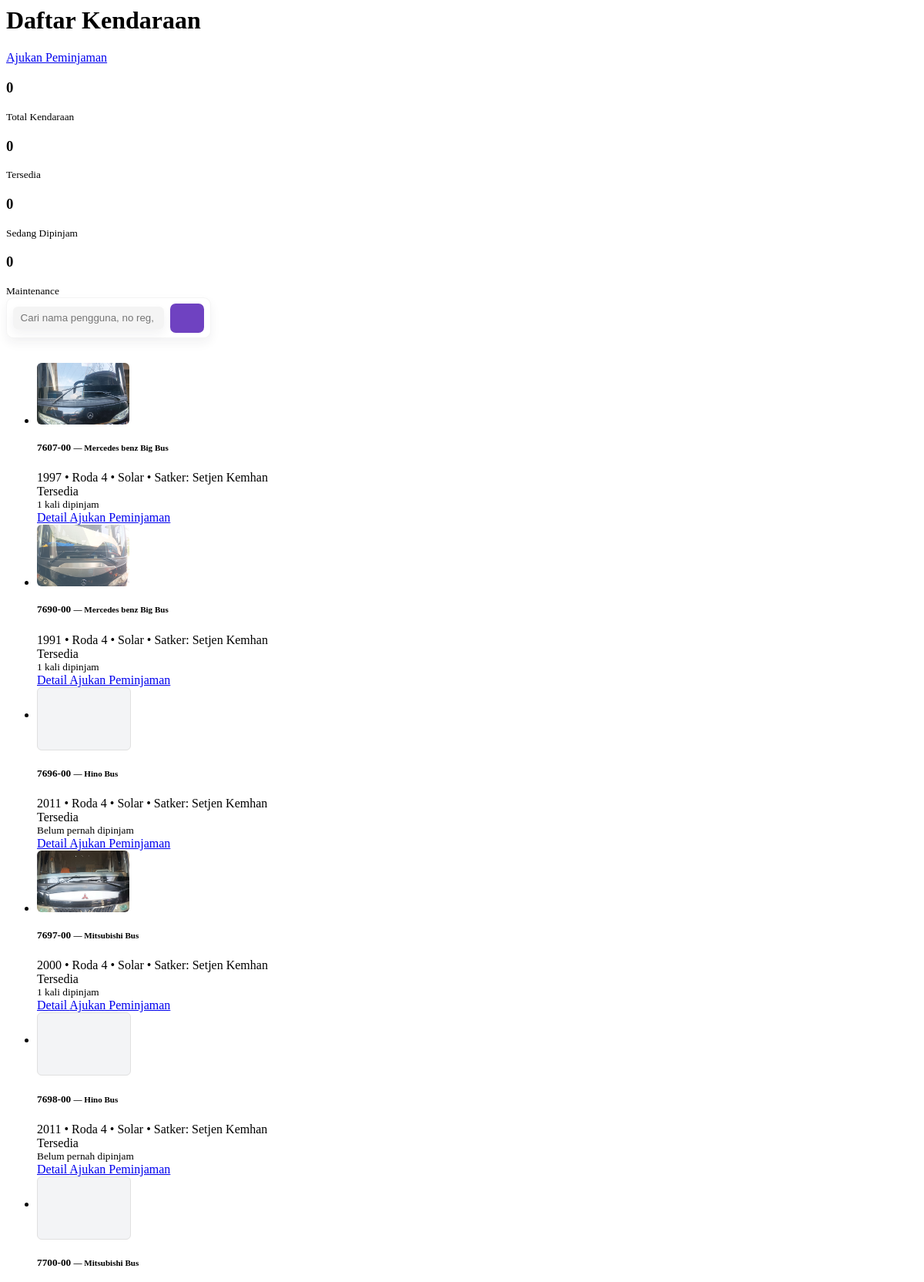
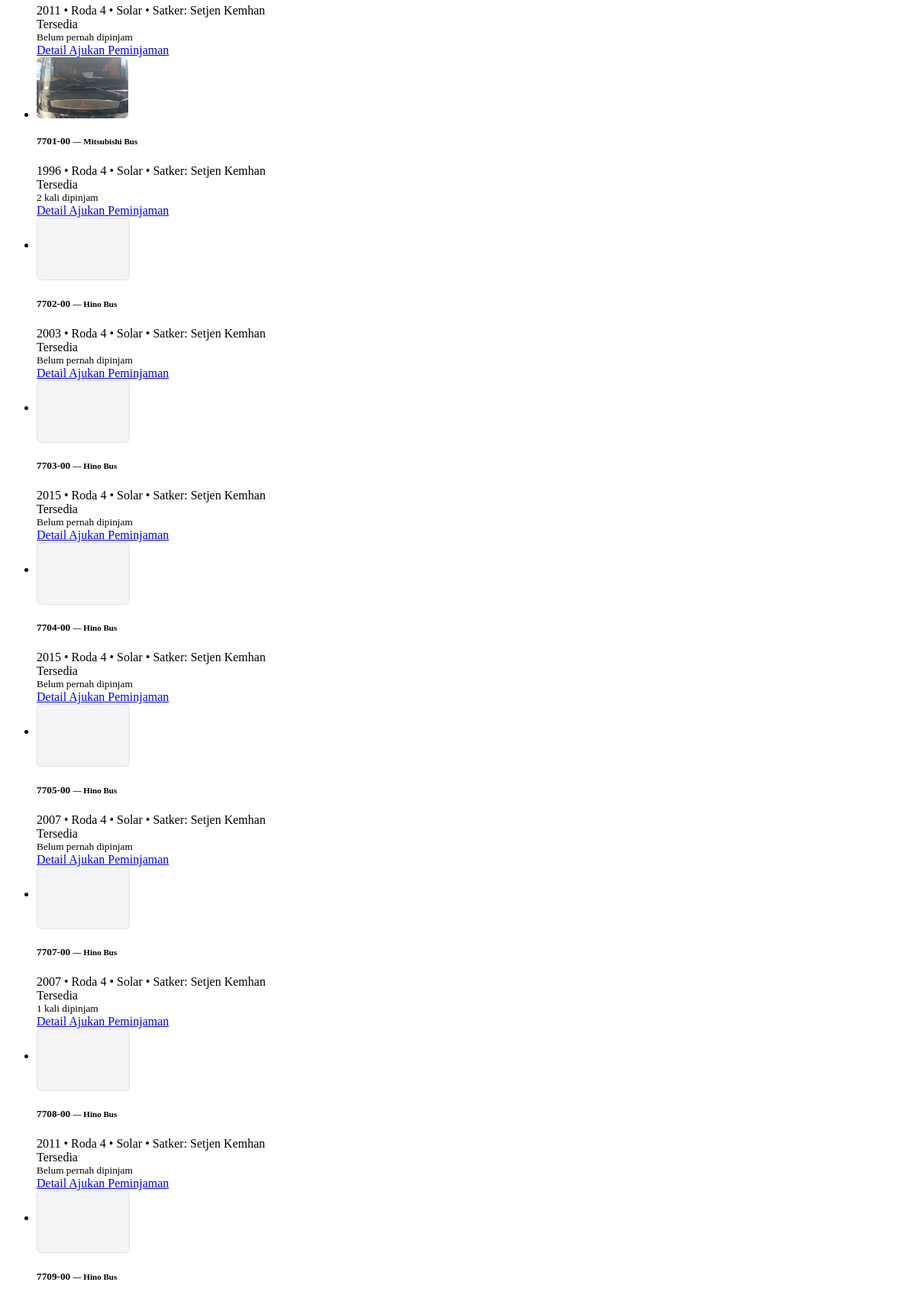
Page /pages/list_kendaraan.php (signed in, upper part) on the committed database (2 pictures, top to bottom).
### tables this page shows
CREATE TABLE `kendaraan` (
  `id` int(11) NOT NULL,
  `no_polisi` varchar(20) NOT NULL,
  `no_rangka` varchar(50) NOT NULL,
  `no_mesin` varchar(50) NOT NULL,
  `penanggung_jawab` enum('Baur Spri Kapus','Baurku','Baurtarlat','Bidduk TI','Caraka','Kabidduk TI','Kabidinfomin','Kabidinfoops','Kabidpamsisfo','Kapusinfolahta TNI','Kasubbid Jarkomta & Duknis','Kasubbid Pam Aplikasi','Kasubbid Pam jarkomta','Kasubbid SDM TI','Kasubbid Sisfogarku','Kasubbid Sisfointel','Kasubbid Sisfoopslat','Kasubbid Sisfopers','Kasubbid Sisfoter','Kataud','Kaurdal','Kaurpers','Kaurtu','Tamudi Kapus','Wakapusinfolahta TNI') NOT NULL,
  `locator` varchar(255) DEFAULT NULL,
  `pengguna_id` int(11) DEFAULT NULL,
  `merk` varchar(50) NOT NULL,
  `tipe` varchar(50) DEFAULT NULL,
  `tahun_pembuatan` year(4) DEFAULT NULL,
  `warna` varchar(30) DEFAULT NULL,
  `jenis` enum('Roda 2','Roda 4','Truk','Bus','Lainnya') DEFAULT 'Roda 4',
  `bahan_bakar` enum('Pertalite','Pertamax','Solar','Listrik','Hybrid') NOT NULL DEFAULT 'Pertalite',
  `no_reg` varchar(30) DEFAULT NULL,
  `no_stnk` varchar(30) DEFAULT NULL,
  `no_bpkb` varchar(30) DEFAULT NULL,
  `tanggal_berlaku_stnk` date DEFAULT NULL,
  `pemilik_stnk` varchar(100) DEFAULT NULL,
  `status_kepemilikan` enum('Satker','Pinjam Pakai') DEFAULT 'Satker',
  `satker` varchar(50) NOT NULL,
  `kode_barang` varchar(50) DEFAULT NULL,
  `kondisi` enum('Baik','Rusak Ringan','Rusak Berat') DEFAULT 'Baik',
  `status_kendaraan` enum('Operasional','Perbaikan','Rusak','Tidak Aktif') DEFAULT 'Operasional',
  `status_peminjaman` enum('Tersedia','Dipinjam','Maintenance','Rusak') DEFAULT 'Tersedia',
  `tanggal_servis_terakhir` date DEFAULT NULL,
  `last_service_km` int(11) DEFAULT NULL,
  `odometer` int(11) DEFAULT 0,
  `foto` varchar(255) DEFAULT NULL,
  `catatan` text DEFAULT NULL,
  `created_at` timestamp NOT NULL DEFAULT current_timestamp(),
  `updated_at` timestamp NOT NULL DEFAULT current_timestamp() ON UPDATE current_timestamp()
);

### includes/auth.php (called while the page is built, shortened)
<?php
if (!function_exists('db_table_exists')) {
    function db_table_exists($name) {
        global $mysqli;
        $name = $mysqli->real_escape_string($name);
        $res = $mysqli->query("SHOW TABLES LIKE '{$name}'");
        return $res && $res->num_rows > 0;
    }
}
if (!function_exists('get_vehicle_photo_web_path')) {
    function get_vehicle_photo_web_path($vehicleId) {
        $vehicleId = (int)$vehicleId;
        $baseDir = __DIR__ . '/../uploads/vehicles';
        $candidates = [
            $baseDir . '/' . $vehicleId . '.jpg',
            $baseDir . '/' . $vehicleId . '.jpeg',
            $baseDir . '/' . $vehicleId . '.png',
            $baseDir . '/' . $vehicleId . '.webp',
        ];
        foreach ($candidates as $fsPath) {
            if (file_exists($fsPath)) {
                return 'uploads/vehicles/' . basename($fsPath);
            }
        }
        return null;
    }
}
?>

### pages/list_kendaraan.php (the view, shortened to what this page needs)
<?php
require_once __DIR__ . '/../includes/auth.php';
$keyword = trim($_GET['q'] ?? '');
$limit = 20;
$page = max(1, (int)($_GET['p'] ?? 1));
$offset = ($page - 1) * $limit;
$where_conditions = [];
$params = [];
$param_types = '';
$cols_info = $mysqli->query("SHOW COLUMNS FROM kendaraan")->fetch_all(MYSQLI_ASSOC);
$cols_names = array_column($cols_info, 'Field');
$availability_col = null;
if (in_array('status', $cols_names)) {
    $availability_col = 'status';
} elseif (in_array('status_peminjaman', $cols_names)) {
    $availability_col = 'status_peminjaman';
} elseif (in_array('status_kendaraan', $cols_names)) {
    $availability_col = 'status_kendaraan';
}
$join_pengguna = '';
if (in_array('pengguna_id', $cols_names) && function_exists('db_table_exists') && db_table_exists('pengguna')) {
    $join_pengguna = " LEFT JOIN pengguna pg ON k.pengguna_id = pg.id";
}
$where_sql = !empty($where_conditions) ? ('WHERE ' . implode(' AND ', $where_conditions)) : '';
$order_col = in_array('no_reg', $cols_names) ? 'k.no_reg' : 'k.no_polisi';
if ($availability_col) {
    $sql = "
    SELECT k.*,
           CASE WHEN k.$availability_col = 'Tersedia' THEN 1 ELSE 0 END as available,
           COUNT(p.id) as total_peminjaman,
           AVG(CASE WHEN (LOWER(p.status) IN ('completed','selesai')) AND p.km_akhir IS NOT NULL AND p.km_awal IS NOT NULL THEN (p.km_akhir - p.km_awal) ELSE NULL END) as avg_km
    FROM kendaraan k
    {$join_pengguna}
    LEFT JOIN peminjaman_kendaraan p ON k.id = p.kendaraan_id
    $where_sql
    GROUP BY k.id
    ORDER BY available DESC, {$order_col}
    LIMIT ? OFFSET ?
    ";
}
$stmt = $mysqli->prepare($sql);
if ($params) {
    $param_types .= 'ii';
    $params[] = $limit;
    $params[] = $offset;
    $stmt->bind_param($param_types, ...$params);
} else {
    $stmt->bind_param('ii', $limit, $offset);
}
$stmt->execute();
$vehicles = $stmt->get_result()->fetch_all(MYSQLI_ASSOC);
function getAvailabilityStatus($vehicle) {
    return ['status' => 'Tersedia', 'class' => 'status-success', 'can_request' => true];
}
?>
<div class="page-header">
    <h1><i class="fas fa-car"></i> Daftar Kendaraan</h1>
    <div class="action-buttons">
        <a href="index.php?page=form_peminjaman" class="btn btn-primary btn-md"><i class="fas fa-plus icon-input"></i> Ajukan Peminjaman
        </a>
    </div>
</div>
<?php
$stats = $mysqli->query("
SELECT
COUNT(*) as total,
SUM(CASE WHEN status_peminjaman = 'Tersedia' THEN 1 ELSE 0 END) as tersedia,
SUM(CASE WHEN status_peminjaman = 'Dipinjam' THEN 1 ELSE 0 END) as dipinjam,
SUM(CASE WHEN status_peminjaman = 'Maintenance' THEN 1 ELSE 0 END) as maintenance,
SUM(CASE WHEN status_peminjaman = 'Rusak' THEN 1 ELSE 0 END) as rusak
FROM kendaraan
WHERE status_kendaraan = 'Operasional' AND jenis IN ('Bus','Truk')
")->fetch_assoc();
?>
<div class="row g-3 mb-4 align-items-stretch">
    <div class="col-6 col-md-3">
        <div class="card h-100 shadow-sm text-center">
            <div class="card-body">
                <h3 class="mb-0"><?= number_format($stats['total'] ?? 0) ?></h3>
                <small class="text-muted">Total Kendaraan</small>
            </div>
        </div>
    </div>
    <div class="col-6 col-md-3">
        <div class="card h-100 shadow-sm text-center">
            <div class="card-body">
                <h3 class="mb-0"><?= number_format($stats['tersedia'] ?? 0) ?></h3>
                <small class="text-muted">Tersedia</small>
            </div>
        </div>
    </div>
    <div class="col-6 col-md-3">
        <div class="card h-100 shadow-sm text-center">
            <div class="card-body">
                <h3 class="mb-0"><?= number_format($stats['dipinjam'] ?? 0) ?></h3>
                <small class="text-muted">Sedang Dipinjam</small>
            </div>
        </div>
    </div>
    <div class="col-6 col-md-3">
        <div class="card h-100 shadow-sm text-center">
            <div class="card-body">
                <h3 class="mb-0"><?= number_format($stats['maintenance'] ?? 0) ?></h3>
                <small class="text-muted">Maintenance</small>
            </div>
        </div>
    </div>
</div>
<div class="actions-bar">
    <div class="search-box">
        <form method="get" class="search-form">
            <div class="filter-group">
                <input type="text" name="q" placeholder="Cari nama pengguna, no reg, merek, tipe..."
                       value="<?= htmlspecialchars($keyword) ?>" class="form-control">
                <button type="submit" class="btn btn-primary">
                </button>
            </div>
        </form>
    </div>
</div>
<div class="vehicle-list">
    <?php if (count($vehicles) > 0): ?>
        <ul class="list-group">
                                <?php foreach ($vehicles as $vehicle): ?>
                <?php $availability = getAvailabilityStatus($vehicle); ?>
                <li class="list-group-item d-flex align-items-start gap-3 <?= !$availability['can_request'] ? 'unavailable' : '' ?>">
                    <div style="width:120px; flex:0 0 120px;">
                        <?php $photo = get_vehicle_photo_web_path((int)$vehicle['id']); ?>
                        <?php if ($photo): ?>
                            <img src="<?= htmlspecialchars($photo) ?>?v=<?= urlencode($vehicle['updated_at'] ?? $vehicle['created_at'] ?? time()) ?>" alt="<?= htmlspecialchars($vehicle['merk']) ?> <?= htmlspecialchars($vehicle['tipe']) ?>" style="width:100%; height:80px; object-fit:cover; border-radius:6px;">
                        <?php else: ?>
                            <div style="width:100%; height:80px; display:flex; align-items:center; justify-content:center; background:#f3f4f6; color:#6b7280; border-radius:6px; border:1px solid #e0e0e0;">
                            </div>
                        <?php endif; ?>
                    </div>
                    <div style="flex:1;">
                        <div class="d-flex justify-content-between align-items-start">
                            <div>
                                <?php $display_reg = !empty($vehicle['no_reg']) ? htmlspecialchars($vehicle['no_reg']) : htmlspecialchars($vehicle['no_polisi'] ?? ''); ?>
                                <h5 class="mb-1"><?= $display_reg ?> <small class="text-muted">— <?= htmlspecialchars($vehicle['merk']) ?> <?= htmlspecialchars($vehicle['tipe']) ?></small></h5>
                                <div class="text-muted small">
                                    <?= htmlspecialchars($vehicle['tahun_pembuatan']) ?> • <?= htmlspecialchars($vehicle['jenis']) ?> • <?= htmlspecialchars($vehicle['bahan_bakar']) ?>
                                    <?php if (!empty($vehicle['satker'])): ?>
                                        • Satker: <?= htmlspecialchars($vehicle['satker']) ?>
                                    <?php endif; ?>
                                </div>
                            </div>
                            <div class="text-end">
                                <div class="vehicle-status <?= $availability['class'] ?> p-1 rounded-2"><?= $availability['status'] ?></div>
                            </div>
                        </div>
                        <div class="mt-2 d-flex justify-content-between align-items-center">
                            <div>
                                <?php if ($vehicle['total_peminjaman'] > 0): ?>
                                    <small class="text-muted"><i class="fas fa-history"></i> <?= $vehicle['total_peminjaman'] ?> kali dipinjam
                                    </small>
                                <?php else: ?>
                                    <small class="text-muted">Belum pernah dipinjam</small>
                                <?php endif; ?>
                            </div>
                            <div class="d-flex align-items-center" style="gap:8px;">
                                <?php
                                    $detailParams = 'page=kendaraan_detail_publik';
                                    if (!empty($vehicle['id'])) {
                                        $detailParams .= '&id=' . urlencode($vehicle['id']) . '&kendaraan_id=' . urlencode($vehicle['id']);
                                    }
                                    if (!empty($vehicle['no_reg'])) {
                                        $detailParams .= '&no_reg=' . urlencode($vehicle['no_reg']);
                                    }
                                ?>
                                <a href="index.php?<?= $detailParams ?>" class="btn btn-primary btn-sm">
                                    <i class="fas fa-eye me-1"></i> Detail
                                </a>
                                <?php if ($availability['can_request']): ?>
                                    <?php
                                        $requestParams = 'page=form_peminjaman';
                                        if (!empty($vehicle['id'])) {
                                            $requestParams .= '&kendaraan_id=' . urlencode($vehicle['id']) . '&id=' . urlencode($vehicle['id']);
                                        }
                                        if (!empty($vehicle['no_reg'])) {
                                            $requestParams .= '&no_reg=' . urlencode($vehicle['no_reg']);
                                        }
                                    ?>
                                    <a href="index.php?<?= $requestParams ?>" class="btn btn-success btn-sm">
                                        <i class="fas fa-plus me-1"></i> Ajukan Peminjaman
                                    </a>
                                <?php else: ?>
                                    <button class="btn btn-secondary btn-sm" disabled><i class="fas fa-ban me-1"></i> Tidak Tersedia</button>
                                <?php endif; ?>
                            </div>
                        </div>
                    </div>
                </li>
            <?php endforeach; ?>
        </ul>
    <?php endif; ?>
</div>

### pages/list_kendaraan.php (style rules this page uses)
.actions-bar { display:flex; gap: .75rem; align-items: center; justify-content: space-between; }
.actions-bar .search-box { flex:1; display:flex; align-items:center; gap:.5rem; }
.actions-bar .search-box .filter-group { display: flex; gap: .5rem; align-items: center; flex-wrap: nowrap; background: #ffffffff; padding: .4rem .5rem; border-radius: .6rem; box-shadow: 0 6px 14px rgba(31,41,55,0.06); border: 1px solid rgba(0,0,0,0.04); }
.actions-bar .search-box .filter-group .form-control { border: none !important; background: #f4f4f4ff; box-shadow: 0 6px 14px rgba(31,41,55,0.06); padding: .45rem .6rem; border-radius: .4rem; flex: 1 1 180px; min-width: 140px; }
.actions-bar .search-box .filter-group button[type="submit"] { flex: 0 0 auto; background: #6f42c1; color: #fff; border: none; padding: .45rem .6rem; display: inline-flex; align-items: center; justify-content: center; border-radius: .45rem; height: calc(2.25rem + 2px); min-width: 44px; }

### rows in the picture
kendaraan: shows a picture, no_reg "7607-00", merk "Mercedes benz", tipe "Big Bus", tahun_pembuatan "1997", jenis "Roda 4", bahan_bakar "Solar", satker "Setjen Kemhan", status "Tersedia", total_peminjaman "1"
kendaraan: shows a picture, no_reg "7690-00", merk "Mercedes benz", tipe "Big Bus", tahun_pembuatan "1991", jenis "Roda 4", bahan_bakar "Solar", satker "Setjen Kemhan", status "Tersedia", total_peminjaman "1"
kendaraan: no_reg "7696-00", merk "Hino", tipe "Bus", tahun_pembuatan "2011", jenis "Roda 4", bahan_bakar "Solar", satker "Setjen Kemhan", status "Tersedia", shows "Belum pernah dipinjam"
kendaraan: shows a picture, no_reg "7697-00", merk "Mitsubishi", tipe "Bus", tahun_pembuatan "2000", jenis "Roda 4", bahan_bakar "Solar", satker "Setjen Kemhan", status "Tersedia", total_peminjaman "1"
kendaraan: no_reg "7698-00", merk "Hino", tipe "Bus", tahun_pembuatan "2011", jenis "Roda 4", bahan_bakar "Solar", satker "Setjen Kemhan", status "Tersedia", shows "Belum pernah dipinjam"
kendaraan: no_reg "7700-00", merk "Mitsubishi", tipe "Bus", tahun_pembuatan "2011", jenis "Roda 4", bahan_bakar "Solar", satker "Setjen Kemhan", status "Tersedia", shows "Belum pernah dipinjam"
kendaraan: shows a picture, no_reg "7701-00", merk "Mitsubishi", tipe "Bus", tahun_pembuatan "1996", jenis "Roda 4", bahan_bakar "Solar", satker "Setjen Kemhan", status "Tersedia", total_peminjaman "2"
kendaraan: no_reg "7702-00", merk "Hino", tipe "Bus", tahun_pembuatan "2003", jenis "Roda 4", bahan_bakar "Solar", satker "Setjen Kemhan", status "Tersedia", shows "Belum pernah dipinjam"
kendaraan: no_reg "7703-00", merk "Hino", tipe "Bus", tahun_pembuatan "2015", jenis "Roda 4", bahan_bakar "Solar", satker "Setjen Kemhan", status "Tersedia", shows "Belum pernah dipinjam"
kendaraan: no_reg "7704-00", merk "Hino", tipe "Bus", tahun_pembuatan "2015", jenis "Roda 4", bahan_bakar "Solar", satker "Setjen Kemhan", status "Tersedia", shows "Belum pernah dipinjam"
kendaraan: no_reg "7705-00", merk "Hino", tipe "Bus", tahun_pembuatan "2007", jenis "Roda 4", bahan_bakar "Solar", satker "Setjen Kemhan", status "Tersedia", shows "Belum pernah dipinjam"
kendaraan: no_reg "7707-00", merk "Hino", tipe "Bus", tahun_pembuatan "2007", jenis "Roda 4", bahan_bakar "Solar", satker "Setjen Kemhan", status "Tersedia", total_peminjaman "1"
kendaraan: no_reg "7708-00", merk "Hino", tipe "Bus", tahun_pembuatan "2011", jenis "Roda 4", bahan_bakar "Solar", satker "Setjen Kemhan", status "Tersedia", shows "Belum pernah dipinjam"
kendaraan: no_reg "7709-00", merk "Hino", tipe "Bus"

### other values in the picture
$stats['total'] "0"
$stats['tersedia'] "0"
$stats['dipinjam'] "0"
$stats['maintenance'] "0"
